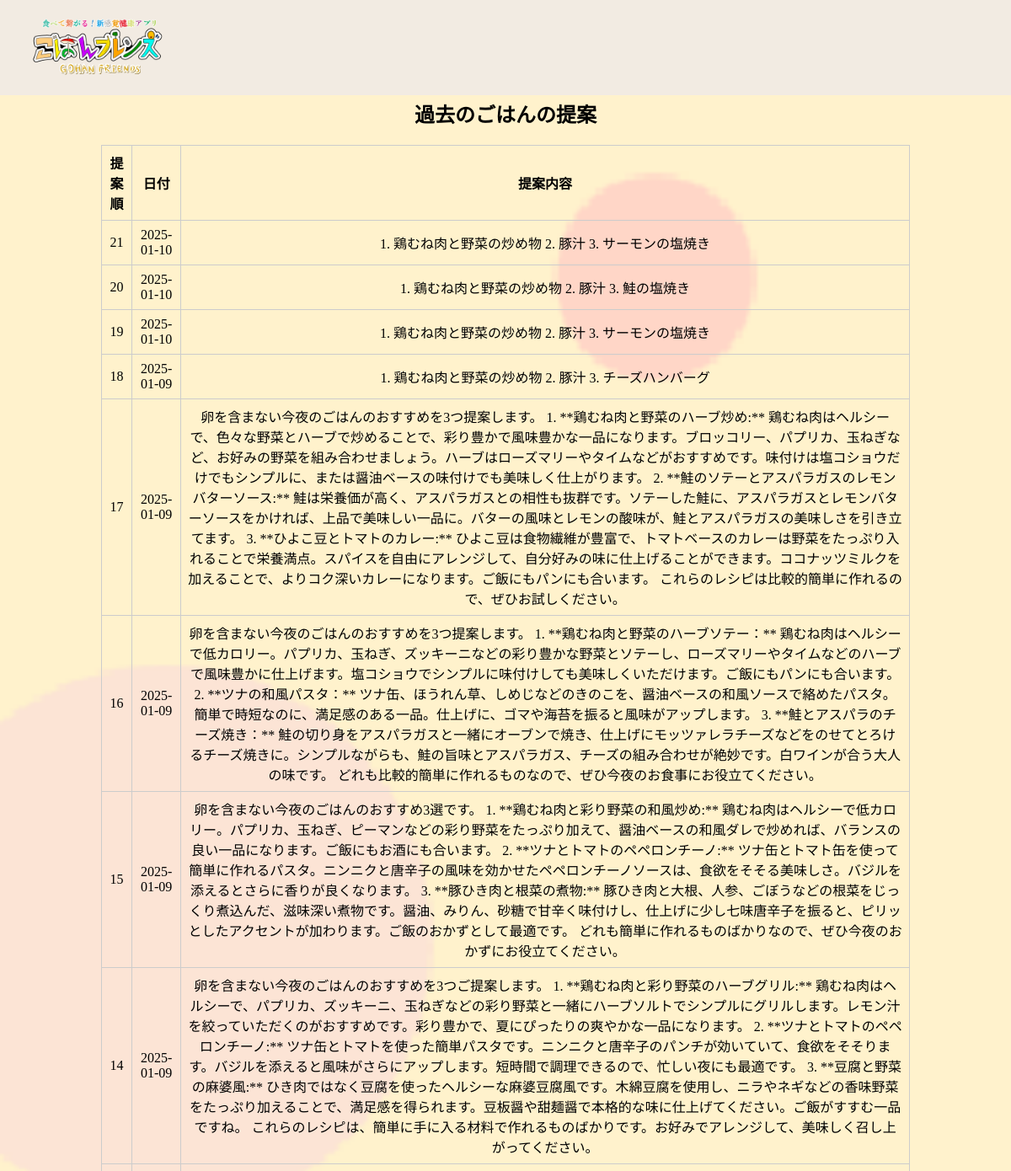
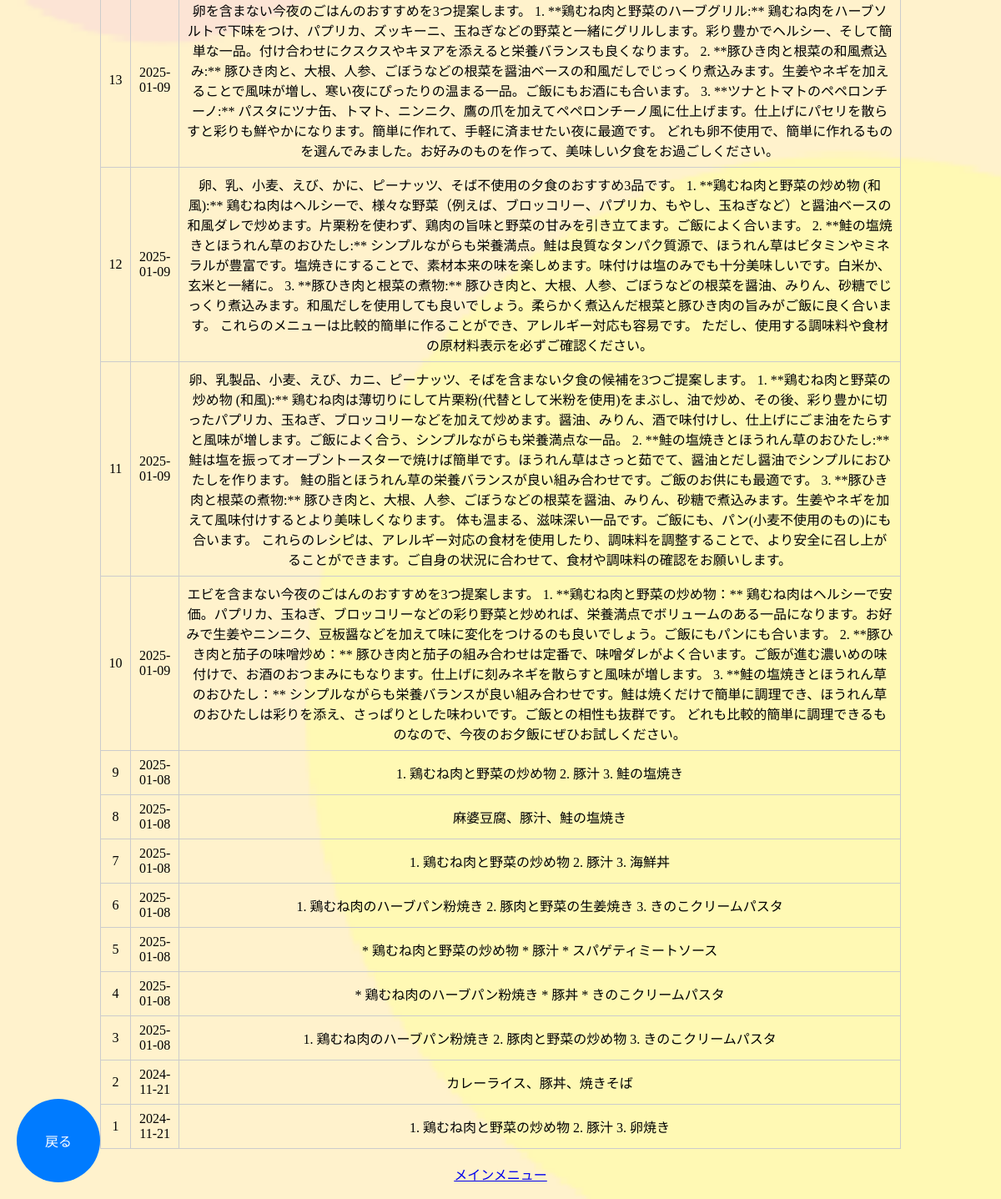
Screenshot of /sugg/sugg_hist with the database file from the repository (2 pictures, top to bottom).
### tables this page shows
CREATE TABLE HISTORY (
    SUGG_ID INTEGER PRIMARY KEY AUTOINCREMENT,
    DAY DATE DEFAULT CURRENT_DATE,
    SUGG_txt VARCHAR(100)
, ACCOUNT_ID INTEGER NOT NULL DEFAULT 0);

### app.py (the view)
@app.route('/sugg/sugg_hist')
def sugg_hist():
    history = get_history()
    return render_template('sugg/sugg_hist.html', history=history)

### app.py (called while the page is built)
def get_db():
    conn = sqlite3.connect(DATABASE)
    return conn

@app.context_processor
def inject_account_info():
    return {
        'account_name': session.get('account_name'),
        'account_id': session.get('account_id')
    }

def get_history():
    conn = get_db()
    cursor = conn.cursor()
    cursor.execute("SELECT SUGG_ID, DAY, SUGG_txt FROM HISTORY ORDER BY SUGG_ID DESC")
    rows = cursor.fetchall()
    conn.close()
    return rows

### templates/sugg/sugg_hist.html (shortened to what this page needs)
{% extends 'base.html' %}
{% block content %}
<div class="main-contents">
    <h2 class="txt-center">過去のごはんの提案</h2>
    <div class="history-container">
        {% if history %}
            <table>
                <thead>
                    <tr>
                        <th>提案順</th>
                        <th>日付</th>
                        <th>提案内容</th>
                    </tr>
                </thead>
                <tbody>
                    {% for sugg in history %}
                        <tr>
                            <td>{{ sugg[0] }}</td>
                            <td>{{ sugg[1] }}</td>
                            <td>{{ sugg[2] }}</td>
                        </tr>
                    {% endfor %}
                </tbody>
            </table>
        {% else %}
            <p>過去の提案はまだありません。</p>
        {% endif %}
    </div>
    <div class="back-button-container">
        <button onclick="location.href='{{ url_for('sugg_menu') }}';" class="back-button">戻る</button>
    </div>
</div>
<br>
<div class="txt-center">
    <a href="{{ url_for('mainmenu') }}">メインメニュー</a>
</div>
<br>
{% endblock %}

### templates/base.html (shortened to what this page needs)
<!DOCTYPE html>
<html lang="ja">
<head>
    <link rel="stylesheet" href="../../static/css/style.css">
</head>
<body background="{{ url_for('static', filename='img/background.png') }}" class="kabegami">
    <header class="clearfix">
        <img src="{{ url_for('static', filename='img/title.png') }}" class="header-logo">
    </header>
    <main>
        {% block content %}{% endblock %}
    </main>
</body>
</html>

### static/css/style.css (style rules this page uses)
html, body { margin: 0; padding: 0; box-sizing: border-box; height: 100%; }
.kabegami { background-size: cover; }
header { display: flex; align-items: center; background-color: rgb(230,230,250,0.5); }
.header-logo { width: 200px; margin-left: 20px; margin-right: 20px; }
.clearfix::after { content: ""; clear: both; display: table; }
.back-button-container { position: fixed; bottom: 20px; left: 20px; }
.back-button-container button { width: 100px; height: 100px; border-radius: 50%; border: none; background-color: #007BFF; color: white; font-size: 16px; display: flex; justify-content: center; align-items: center; cursor: pointer; transition: background-color 0.3s; }
.main-contents { padding-top: 70px; }
table { border-collapse: collapse; width: 80%; }
th, td { border: 1px solid #ccc; padding: 8px; text-align: center; }
.txt-center { text-align: center; }
.history-container { display: flex; justify-content: center; }

### rows the page displays
HISTORY: SUGG_ID "21", DAY "2025-01-10", SUGG_txt "1. 鶏むね肉と野菜の炒め物 2. 豚汁 3. サーモンの塩焼き"
HISTORY: SUGG_ID "20", DAY "2025-01-10", SUGG_txt "1. 鶏むね肉と野菜の炒め物 2. 豚汁 3. 鮭の塩焼き"
HISTORY: SUGG_ID "19", DAY "2025-01-10", SUGG_txt "1. 鶏むね肉と野菜の炒め物 2. 豚汁 3. サーモンの塩焼き"
HISTORY: SUGG_ID "18", DAY "2025-01-09", SUGG_txt "1. 鶏むね肉と野菜の炒め物 2. 豚汁 3. チーズハンバーグ"
HISTORY: SUGG_ID "17", DAY "2025-01-09", SUGG_txt "卵を含まない今夜のごはんのおすすめを3つ提案します。 1. **鶏むね肉と野菜のハーブ炒め:** 鶏むね肉はヘルシーで、色々な野菜とハーブで炒めることで、彩り豊かで風味豊かな一品になります。ブロッコリー、パプリカ、玉ねぎなど、お好みの野菜を組み合わせましょう。ハーブはローズマリーやタイムなどがおすすめです。味付けは塩コショウだけでもシンプルに、または醤油ベースの味付けでも美味しく仕上がります。 2. **鮭のソテーとアスパラガスのレモンバターソース:** 鮭は栄養価が高く、アスパラガスとの相性も抜群です。ソテーした鮭に、アスパラガスとレモンバターソースをかければ、上品で美味しい一品に。バターの風味とレモンの酸味が、鮭とアスパラガスの美味しさを引き立てます。 3. **ひよこ豆とトマトのカレー:** ひよこ豆は食物繊維が豊富で、トマトベースのカレーは野菜をたっぷり入れることで栄養満点。スパイスを自由にアレンジして、自分好みの味に仕上げることができます。ココナッツミルクを加えることで、よりコク深いカレーになります。ご飯にもパンにも合います。 これらのレシピは比較的簡単に作れるので、ぜひお試しください。"
HISTORY: SUGG_ID "16", DAY "2025-01-09", SUGG_txt "卵を含まない今夜のごはんのおすすめを3つ提案します。 1. **鶏むね肉と野菜のハーブソテー：** 鶏むね肉はヘルシーで低カロリー。パプリカ、玉ねぎ、ズッキーニなどの彩り豊かな野菜とソテーし、ローズマリーやタイムなどのハーブで風味豊かに仕上げます。塩コショウでシンプルに味付けしても美味しくいただけます。ご飯にもパンにも合います。 2. **ツナの和風パスタ：** ツナ缶、ほうれん草、しめじなどのきのこを、醤油ベースの和風ソースで絡めたパスタ。簡単で時短なのに、満足感のある一品。仕上げに、ゴマや海苔を振ると風味がアップします。 3. **鮭とアスパラのチーズ焼き：** 鮭の切り身をアスパラガスと一緒にオーブンで焼き、仕上げにモッツァレラチーズなどをのせてとろけるチーズ焼きに。シンプルながらも、鮭の旨味とアスパラガス、チーズの組み合わせが絶妙です。白ワインが合う大人の味です。 どれも比較的簡単に作れるものなので、ぜひ今夜のお食事にお役立てください。"
HISTORY: SUGG_ID "15", DAY "2025-01-09", SUGG_txt "卵を含まない今夜のごはんのおすすめ3選です。 1. **鶏むね肉と彩り野菜の和風炒め:** 鶏むね肉はヘルシーで低カロリー。パプリカ、玉ねぎ、ピーマンなどの彩り野菜をたっぷり加えて、醤油ベースの和風ダレで炒めれば、バランスの良い一品になります。ご飯にもお酒にも合います。 2. **ツナとトマトのペペロンチーノ:** ツナ缶とトマト缶を使って簡単に作れるパスタ。ニンニクと唐辛子の風味を効かせたペペロンチーノソースは、食欲をそそる美味しさ。バジルを添えるとさらに香りが良くなります。 3. **豚ひき肉と根菜の煮物:** 豚ひき肉と大根、人参、ごぼうなどの根菜をじっくり煮込んだ、滋味深い煮物です。醤油、みりん、砂糖で甘辛く味付けし、仕上げに少し七味唐辛子を振ると、ピリッとしたアクセントが加わります。ご飯のおかずとして最適です。 どれも簡単に作れるものばかりなので、ぜひ今夜のおかずにお役立てください。"
HISTORY: SUGG_ID "14", DAY "2025-01-09", SUGG_txt "卵を含まない今夜のごはんのおすすめを3つご提案します。 1. **鶏むね肉と彩り野菜のハーブグリル:** 鶏むね肉はヘルシーで、パプリカ、ズッキーニ、玉ねぎなどの彩り野菜と一緒にハーブソルトでシンプルにグリルします。レモン汁を絞っていただくのがおすすめです。彩り豊かで、夏にぴったりの爽やかな一品になります。 2. **ツナとトマトのペペロンチーノ:** ツナ缶とトマトを使った簡単パスタです。ニンニクと唐辛子のパンチが効いていて、食欲をそそります。バジルを添えると風味がさらにアップします。短時間で調理できるので、忙しい夜にも最適です。 3. **豆腐と野菜の麻婆風:** ひき肉ではなく豆腐を使ったヘルシーな麻婆豆腐風です。木綿豆腐を使用し、ニラやネギなどの香味野菜をたっぷり加えることで、満足感を得られます。豆板醤や甜麺醤で本格的な味に仕上げてください。ご飯がすすむ一品ですね。 これらのレシピは、簡単に手に入る材料で作れるものばかりです。お好みでアレンジして、美味しく召し上がってください。"
HISTORY: SUGG_ID "13", DAY "2025-01-09", SUGG_txt "卵を含まない今夜のごはんのおすすめを3つ提案します。 1. **鶏むね肉と野菜のハーブグリル:** 鶏むね肉をハーブソルトで下味をつけ、パプリカ、ズッキーニ、玉ねぎなどの野菜と一緒にグリルします。彩り豊かでヘルシー、そして簡単な一品。付け合わせにクスクスやキヌアを添えると栄養バランスも良くなります。 2. **豚ひき肉と根菜の和風煮込み:** 豚ひき肉と、大根、人参、ごぼうなどの根菜を醤油ベースの和風だしでじっくり煮込みます。生姜やネギを加えることで風味が増し、寒い夜にぴったりの温まる一品。ご飯にもお酒にも合います。 3. **ツナとトマトのペペロンチーノ:** パスタにツナ缶、トマト、ニンニク、鷹の爪を加えてペペロンチーノ風に仕上げます。仕上げにパセリを散らすと彩りも鮮やかになります。簡単に作れて、手軽に済ませたい夜に最適です。 どれも卵不使用で、簡単に作れるものを選んでみました。お好みのものを作って、美味しい夕食をお過ごしください。"
HISTORY: SUGG_ID "12", DAY "2025-01-09", SUGG_txt "卵、乳、小麦、えび、かに、ピーナッツ、そば不使用の夕食のおすすめ3品です。 1. **鶏むね肉と野菜の炒め物 (和風):** 鶏むね肉はヘルシーで、様々な野菜（例えば、ブロッコリー、パプリカ、もやし、玉ねぎなど）と醤油ベースの和風ダレで炒めます。片栗粉を使わず、鶏肉の旨味と野菜の甘みを引き立てます。ご飯によく合います。 2. **鮭の塩焼きとほうれん草のおひたし:** シンプルながらも栄養満点。鮭は良質なタンパク質源で、ほうれん草はビタミンやミネラルが豊富です。塩焼きにすることで、素材本来の味を楽しめます。味付けは塩のみでも十分美味しいです。白米か、玄米と一緒に。 3. **豚ひき肉と根菜の煮物:** 豚ひき肉と、大根、人参、ごぼうなどの根菜を醤油、みりん、砂糖でじっくり煮込みます。和風だしを使用しても良いでしょう。柔らかく煮込んだ根菜と豚ひき肉の旨みがご飯に良く合います。 これらのメニューは比較的簡単に作ることができ、アレルギー対応も容易です。 ただし、使用する調味料や食材の原材料表示を必ずご確認ください。"
HISTORY: SUGG_ID "11", DAY "2025-01-09", SUGG_txt "卵、乳製品、小麦、えび、カニ、ピーナッツ、そばを含まない夕食の候補を3つご提案します。 1. **鶏むね肉と野菜の炒め物 (和風):** 鶏むね肉は薄切りにして片栗粉(代替として米粉を使用)をまぶし、油で炒め、その後、彩り豊かに切ったパプリカ、玉ねぎ、ブロッコリーなどを加えて炒めます。醤油、みりん、酒で味付けし、仕上げにごま油をたらすと風味が増します。ご飯によく合う、シンプルながらも栄養満点な一品。 2. **鮭の塩焼きとほうれん草のおひたし:** 鮭は塩を振ってオーブントースターで焼けば簡単です。ほうれん草はさっと茹でて、醤油とだし醤油でシンプルにおひたしを作ります。 鮭の脂とほうれん草の栄養バランスが良い組み合わせです。ご飯のお供にも最適です。 3. **豚ひき肉と根菜の煮物:** 豚ひき肉と、大根、人参、ごぼうなどの根菜を醤油、みりん、砂糖で煮込みます。生姜やネギを加えて風味付けするとより美味しくなります。 体も温まる、滋味深い一品です。ご飯にも、パン(小麦不使用のもの)にも合います。 これらのレシピは、アレルギー対応の食材を使用したり、調味料を調整することで、より安全に召し上がることができます。ご自身の状況に合わせて、食材や調味料の確認をお願いします。"
HISTORY: SUGG_ID "10", DAY "2025-01-09", SUGG_txt "エビを含まない今夜のごはんのおすすめを3つ提案します。 1. **鶏むね肉と野菜の炒め物：** 鶏むね肉はヘルシーで安価。パプリカ、玉ねぎ、ブロッコリーなどの彩り野菜と炒めれば、栄養満点でボリュームのある一品になります。お好みで生姜やニンニク、豆板醤などを加えて味に変化をつけるのも良いでしょう。ご飯にもパンにも合います。 2. **豚ひき肉と茄子の味噌炒め：** 豚ひき肉と茄子の組み合わせは定番で、味噌ダレがよく合います。ご飯が進む濃いめの味付けで、お酒のおつまみにもなります。仕上げに刻みネギを散らすと風味が増します。 3. **鮭の塩焼きとほうれん草のおひたし：** シンプルながらも栄養バランスが良い組み合わせです。鮭は焼くだけで簡単に調理でき、ほうれん草のおひたしは彩りを添え、さっぱりとした味わいです。ご飯との相性も抜群です。 どれも比較的簡単に調理できるものなので、今夜のお夕飯にぜひお試しください。"
HISTORY: SUGG_ID "9", DAY "2025-01-08", SUGG_txt "1. 鶏むね肉と野菜の炒め物 2. 豚汁 3. 鮭の塩焼き"
HISTORY: SUGG_ID "8", DAY "2025-01-08", SUGG_txt "麻婆豆腐、豚汁、鮭の塩焼き"
HISTORY: SUGG_ID "7", DAY "2025-01-08", SUGG_txt "1. 鶏むね肉と野菜の炒め物 2. 豚汁 3. 海鮮丼"
HISTORY: SUGG_ID "6", DAY "2025-01-08", SUGG_txt "1. 鶏むね肉のハーブパン粉焼き 2. 豚肉と野菜の生姜焼き 3. きのこクリームパスタ"
HISTORY: SUGG_ID "5", DAY "2025-01-08", SUGG_txt "* 鶏むね肉と野菜の炒め物 * 豚汁 * スパゲティミートソース"
HISTORY: SUGG_ID "4", DAY "2025-01-08", SUGG_txt "* 鶏むね肉のハーブパン粉焼き * 豚丼 * きのこクリームパスタ"
HISTORY: SUGG_ID "3", DAY "2025-01-08", SUGG_txt "1. 鶏むね肉のハーブパン粉焼き 2. 豚肉と野菜の炒め物 3. きのこクリームパスタ"
HISTORY: SUGG_ID "2", DAY "2024-11-21", SUGG_txt "カレーライス、豚丼、焼きそば"
HISTORY: SUGG_ID "1", DAY "2024-11-21", SUGG_txt "1. 鶏むね肉と野菜の炒め物 2. 豚汁 3. 卵焼き"
